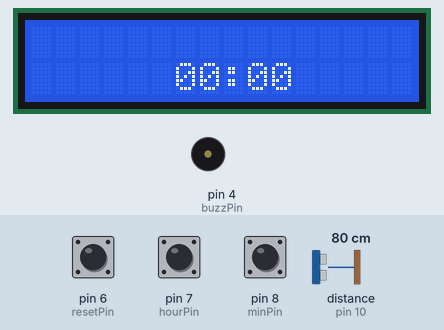
Recording of a sketch running on a simulated Arduino Uno, built with avr-gcc and run on an emulated ATmega328P. On the bench: 16×2 character LCD, buzzer (waves = sounding, pin HIGH). Wiring (inferred from the names in the program): ultrasonic range finder: trigger pin 9; echo pin 10. The test bench sets the inputs (shaded band); at power-on: pin 7 (hourPin) HIGH, pin 8 (minPin) HIGH, pin 6 (resetPin) HIGH, distance to the obstacle (sensor on pin 10) 80 cm. The echo pulse lasts 58.3 µs per cm; pins used as bus, display or sensor lines are not drawn; what the sketch prints to the serial monitor is not drawn.

Above: at 1.2 s.
1.3 s: pin 7 (hourPin) pulled LOW for 1 s
At 3.1 s:
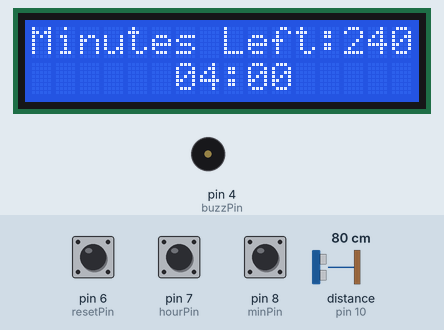
3.8 s: pin 8 (minPin) pulled LOW for 3.2 s
At 8.2 s:
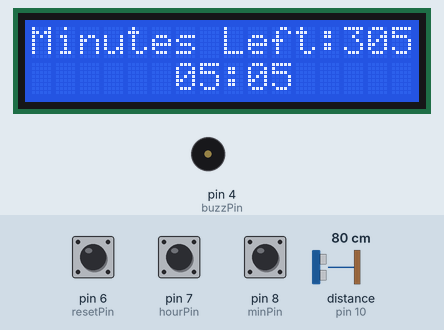
8.5 s: pin 7 (hourPin) pulled LOW for 0.15 s
At 9.9 s:
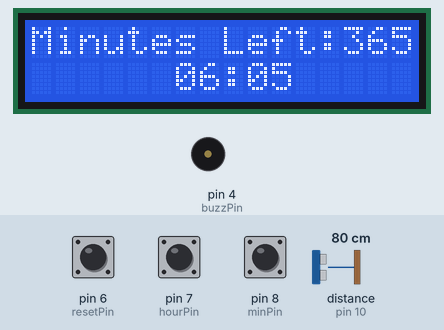
10.2 s: pin 8 (minPin) pulled LOW for 0.15 s
At 11.4 s:
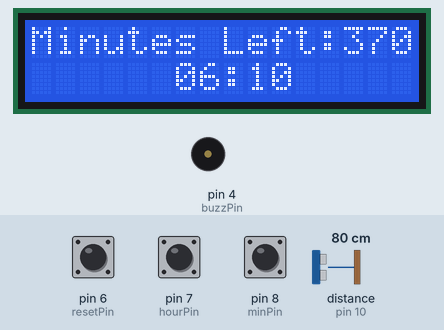
11.9 s: pin 7 (hourPin) pulled LOW for 3.2 s
At 16.3 s:
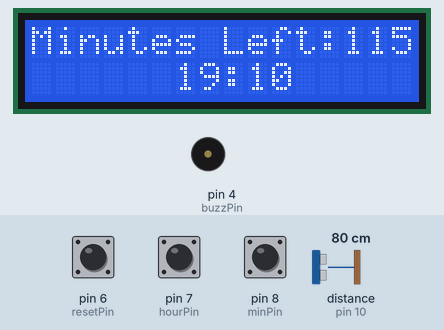
16.6 s: pin 7 (hourPin) pulled LOW for 3.2 s
At 20.2 s:
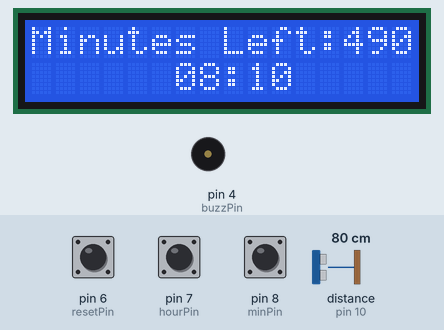
Timing chart, 0 to 21.7 s (numbered marks = the images above; inputs shaded):
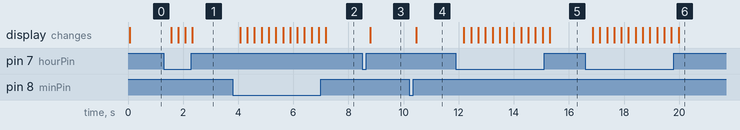

The sketch:

IrTimer.ino
```cpp
#include <LiquidCrystal.h>

const int trigPin = 9;
const int echoPin = 10;

float duration, distance;


const int rs = 3, en = 2, d4 = 10, d5 = 11, d6 = 12, d7 = 13;
LiquidCrystal lcd(rs, en, d4, d5, d6, d7);

const int hourPin = 7;
const int minPin = 8;
const int resetPin = 6;
const int buzzPin = 4;
const int contrastPin = A5;

int hourCount = 0;
int minCount = 0;

// Debounce variables
const int debounceDelay = 50;
unsigned long lastDebounceTime = 0;
boolean hourButtonPressed = false;
boolean minButtonPressed = false;
boolean resetButtonPressed = false;
boolean isTimer = false;

unsigned long startTime;

bool isInRange = false;

void setup() {
  pinMode(hourPin, INPUT_PULLUP);
  pinMode(minPin, INPUT_PULLUP);
  pinMode(resetPin, INPUT_PULLUP);
  pinMode(buzzPin, OUTPUT);
  pinMode(contrastPin, OUTPUT);

  lcd.begin(16, 2);
  lcd.setCursor(6, 1);

  pinMode(trigPin, OUTPUT);
  pinMode(echoPin, INPUT);


  Serial.begin(9600);
}

void loop() {

  digitalWrite(trigPin, LOW);
  delayMicroseconds(2);
  digitalWrite(trigPin, HIGH);
  delayMicroseconds(10);
  digitalWrite(trigPin, LOW);

  duration = pulseIn(echoPin, HIGH);
  distance = (duration*.0343)/2;
  Serial.print("Distance: ");
  Serial.println(distance);


  if(distance >= 40 && distance <= 60){
    isInRange = true;
  }

  analogWrite(contrastPin, 0);


  // Debounce buttons
  unsigned long currentMillis = millis();
  if (currentMillis - lastDebounceTime >= debounceDelay) {
    lastDebounceTime = currentMillis;

    int reading = digitalRead(hourPin);
    hourButtonPressed = (reading == LOW);

    reading = digitalRead(minPin);
    minButtonPressed = (reading == LOW);

    reading = digitalRead(resetPin);
    resetButtonPressed = (reading == LOW);
  }

  if (resetButtonPressed && isInRange) {
    isTimer = false;
    hourCount = 0;
    minCount = 0;
    lcd.clear();
    lcd.setCursor(6, 1);
    lcd.print("00:00");
    digitalWrite(buzzPin, LOW);
  } else {
    if (hourButtonPressed) {
      isTimer = true;
      startTime = millis();
      hourCount++;
      if (hourCount >= 24) {
        hourCount = 0;
      }
      delay(250); // Add a small delay to prevent rapid button presses
    }

    if (minButtonPressed) {
      isTimer = true;
      startTime = millis();
      minCount += 5;
      if (minCount >= 60) {
        minCount = 0;
        hourCount++;
        if (hourCount >= 24) {
          hourCount = 0;
        }
      }
      delay(250); // Add a small delay to prevent rapid button presses
    }

    // Format time and display
    lcd.setCursor(6, 1);
    lcd.print(hourCount < 10 ? "0" : "");
    lcd.print(hourCount);
    lcd.print(":");
    lcd.print(minCount < 10 ? "0" : "");
    lcd.print(minCount);
  }


  if( isTimer && countdown(minCount, hourCount)){
    digitalWrite(buzzPin, HIGH);
  }

   Serial.println(startTime);
}

boolean countdown(int minutes, int hours){

  unsigned long seconds = (millis() - startTime) /1000;
  int minutesTarget = minutes + (hours * 60); //Total number of minutes to reach
  minutes = seconds / 60; //minutes after starting the timer

  if(isTimer = true){

    minutesTarget -= minutes;

    lcd.setCursor(0,0);
    lcd.print("Minutes Left:");
    lcd.print(minutesTarget);

    Serial.println(minutesTarget);

    return minutesTarget == 0 ? true : false;
  }

  return false;
}
```

Measured:
- after the input at 1.3 s, the display: first changes after 0.26 s (image 1 shows a later state)
- after the input at 3.8 s, the display: first changes after 0.27 s (image 2 shows a later state)
- after the input at 8.5 s, the display: changes after 0.29 s (image 3)
- after the input at 10.2 s, the display: changes after 0.27 s (image 4)
- after the input at 11.9 s, the display: first changes after 0.29 s (image 5 shows a later state)
- after the input at 16.6 s, the display: first changes after 0.26 s (image 6 shows a later state)
